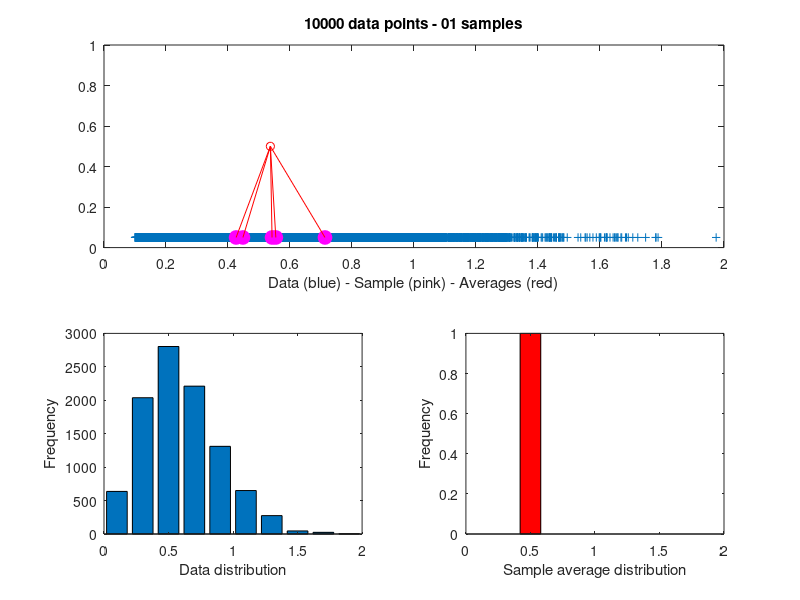

Source code (MATLAB): (Note: this script raises an error after producing the figure.)
%For empirically showing central limit theorem
%To optimize and shrink resultant gifs:
%gifsicle --delay=5 --loop -O2 CLTd.gif > CLTd2.gif

close all;
len=10000;
samples=500;
SS=5;

type=3;
switch type
    case 1
        X=unifrnd(0,1,1,len);
        ax=[0 1 0 1];
        tick=0:0.1:1;
        xl=[0 1];
        bins=0.05:0.1:1;
        filename = 'CLTc.gif';
    case 2
        X=unidrnd(6,1,len);
        ax=[0 7 0 1];
        xl=[0 7];
        tick=1:6;
        bins=1:6;
        filename = 'CLTd.gif';
    case 3 %Poisson
        X=poissrnd(2,1,len)./5+(unifrnd(-1,1,1,len)./10)+0.2;
        ax=[0 2 0 1];
        tick=0:0.2:2;
        xl=[0 2];
        bins=0.1:0.2:2;
        filename = 'CLTp.gif';
end

Y=zeros(1,len)+0.05;

f=figure;
subplot(2,2,1:2)
plot(X,Y,'+');
subplot(2,2,3)
[N,Xcent]=hist(X,bins);
bar(Xcent,N)
xlim(xl);
xlabel('Data distribution')
ylabel('Frequency')

Xa=zeros(1,samples).*NaN;
Ys=zeros(1,SS)+0.05;
Ya=zeros(1,samples)+0.5;
for i=1:samples
    Xs=randsample(X,SS);
    Xa(i)=mean(Xs);
    subplot(2,2,1:2)
    plot(X,Y,'+');
    hold on;
    plot(Xs,Ys,'mo','MarkerFaceColor','m','MarkerSize',10);
    plot(Xa,Ya,'ro','MarkerSize',6);
    line([Xs' repmat(Xa(i),size(Xs'))]',[Ys' repmat(Ya(i),size(Ys'))]','Color',[1 0 0])
    axis(ax)
    set(gca,'Xtick',tick);
    xlabel('Data (blue) - Sample (pink) - Averages (red)')
    title(sprintf('%05d data points - %02d samples',len, i));
    hold off;
    
    subplot(2,2,4)
    N=hist(Xa,bins);
    h=bar(Xcent,N);
    xlim(xl)
    xlabel('Sample average distribution')
    ylabel('Frequency')
    set(h,'FaceColor',[1 0 0]);
    drawnow;
    
    frame = getframe(1);
    im = frame2im(frame);
    [imind,cm] = rgb2ind(im,256);
    if i == 1;
        imwrite(imind,cm,filename,'gif', 'Loopcount',inf,'DelayTime',0);
    end
    if i < 100
        for i2=1:(10-floor(i/10))
            imwrite(imind,cm,filename,'gif','WriteMode','append');
        end
    elseif mod(i,5)==0
        imwrite(imind,cm,filename,'gif','WriteMode','append');
    end
end

for i2=1:20
    imwrite(imind,cm,filename,'gif','WriteMode','append');
end

